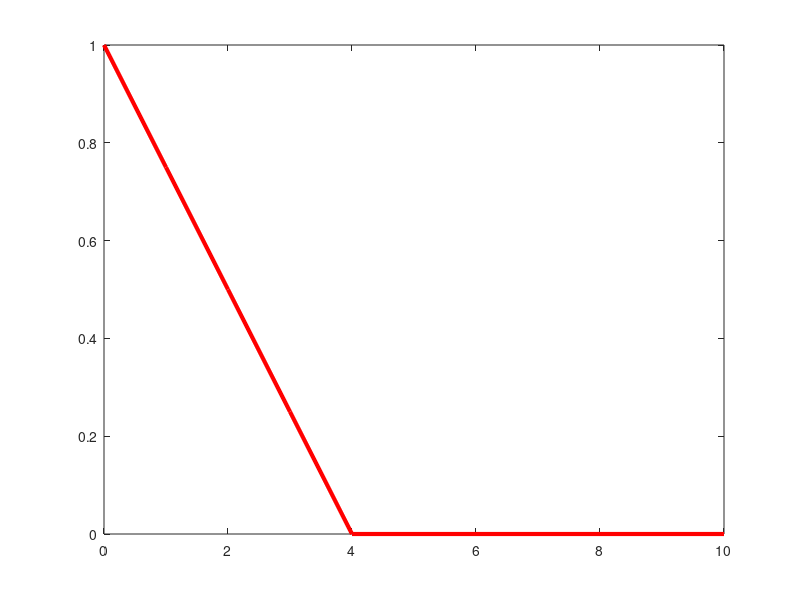

Write the MATLAB code that produced this figure.
x=0:10;
%definimos vbles calidad
calidad_baja=trimf(x,[-4 0 4]);
calidad_media=trimf(x,[1 5 9]);
calidad_alta=trimf(x,[6 10 14]);
%definimos vbles precio
precio_barato= trimf(x,[-4 0 4]);
precio_accesible= trapmf(x,[1.4 3 6 8.6]);
precio_caro= trimf(x,[6 10 14]);

% c1) Barato y de baja calidad.
c1= min(precio_barato, calidad_baja)
plot(x,c1,'r','linewidth',3);
hold on;

% c1) Barato y de baja calidad.
